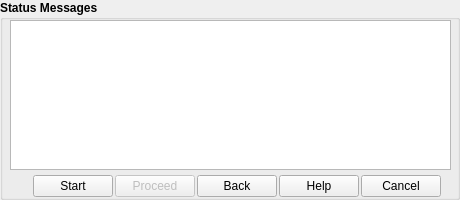
         <widget class="QGroupBox" name="groupBox_2">
          <property name="maximumSize">
           <size>
            <width>16777215</width>
            <height>200</height>
           </size>
          </property>
          <property name="font">
           <font>
            <bold>true</bold>
           </font>
          </property>
          <property name="title">
           <string>Status Messages</string>
          </property>
          <widget class="QWidget" name="layoutWidget">
           <property name="geometry">
            <rect>
             <x>10</x>
             <y>170</y>
             <width>431</width>
             <height>32</height>
            </rect>
           </property>
           <layout class="QHBoxLayout" name="horizontalLayout_5">
            <property name="spacing">
             <number>2</number>
            </property>
            <property name="sizeConstraint">
             <enum>QLayout::SizeConstraint::SetNoConstraint</enum>
            </property>
            <item>
             <spacer name="horizontalSpacer">
              <property name="orientation">
               <enum>Qt::Orientation::Horizontal</enum>
              </property>
              <property name="sizeHint" stdset="0">
               <size>
                <width>40</width>
                <height>20</height>
               </size>
              </property>
             </spacer>
            </item>
            <item>
             <widget class="QPushButton" name="startButton">
              <property name="sizePolicy">
               <sizepolicy hsizetype="Minimum" vsizetype="Fixed">
                <horstretch>0</horstretch>
                <verstretch>0</verstretch>
               </sizepolicy>
              </property>
              <property name="minimumSize">
               <size>
                <width>0</width>
                <height>0</height>
               </size>
              </property>
              <property name="maximumSize">
               <size>
                <width>16777215</width>
                <height>16777215</height>
               </size>
              </property>
              <property name="font">
               <font>
                <bold>false</bold>
               </font>
              </property>
              <property name="text">
               <string>Start</string>
              </property>
              <property name="iconSize">
               <size>
                <width>16</width>
                <height>16</height>
               </size>
              </property>
             </widget>
            </item>
            <item>
             <widget class="QPushButton" name="proceedButton">
              <property name="enabled">
               <bool>false</bool>
              </property>
              <property name="sizePolicy">
               <sizepolicy hsizetype="Minimum" vsizetype="Fixed">
                <horstretch>0</horstretch>
                <verstretch>0</verstretch>
               </sizepolicy>
              </property>
              <property name="minimumSize">
               <size>
                <width>0</width>
                <height>0</height>
               </size>
              </property>
              <property name="maximumSize">
               <size>
                <width>16777215</width>
                <height>16777215</height>
               </size>
              </property>
              <property name="font">
               <font>
                <bold>false</bold>
               </font>
              </property>
              <property name="text">
               <string>Proceed</string>
              </property>
             </widget>
            </item>
            <item>
             <widget class="QPushButton" name="backButton">
              <property name="font">
               <font>
                <bold>false</bold>
               </font>
              </property>
              <property name="text">
               <string>Back</string>
              </property>
             </widget>
            </item>
            <item>
             <widget class="QPushButton" name="backButton_2">
              <property name="font">
               <font>
                <bold>false</bold>
               </font>
              </property>
              <property name="text">
               <string>Help</string>
              </property>
             </widget>
            </item>
            <item>
             <widget class="QPushButton" name="cancelButton">
              <property name="sizePolicy">
               <sizepolicy hsizetype="Minimum" vsizetype="Fixed">
                <horstretch>0</horstretch>
                <verstretch>0</verstretch>
               </sizepolicy>
              </property>
              <property name="minimumSize">
               <size>
                <width>0</width>
                <height>0</height>
               </size>
              </property>
              <property name="maximumSize">
               <size>
                <width>16777215</width>
                <height>16777215</height>
               </size>
              </property>
              <property name="font">
               <font>
                <bold>false</bold>
               </font>
              </property>
              <property name="text">
               <string>Cancel</string>
              </property>
              <property name="default">
               <bool>false</bool>
              </property>
              <property name="flat">
               <bool>false</bool>
              </property>
             </widget>
            </item>
           </layout>
          </widget>
          <widget class="QListView" name="messagesListView">
           <property name="geometry">
            <rect>
             <x>10</x>
             <y>20</y>
             <width>441</width>
             <height>150</height>
            </rect>
           </property>
           <property name="sizePolicy">
            <sizepolicy hsizetype="Expanding" vsizetype="Fixed">
             <horstretch>0</horstretch>
             <verstretch>0</verstretch>
            </sizepolicy>
           </property>
           <property name="minimumSize">
            <size>
             <width>350</width>
             <height>150</height>
            </size>
           </property>
           <property name="maximumSize">
            <size>
             <width>16777215</width>
             <height>150</height>
            </size>
           </property>
           <property name="font">
            <font>
             <bold>false</bold>
            </font>
           </property>
          </widget>
         </widget>
